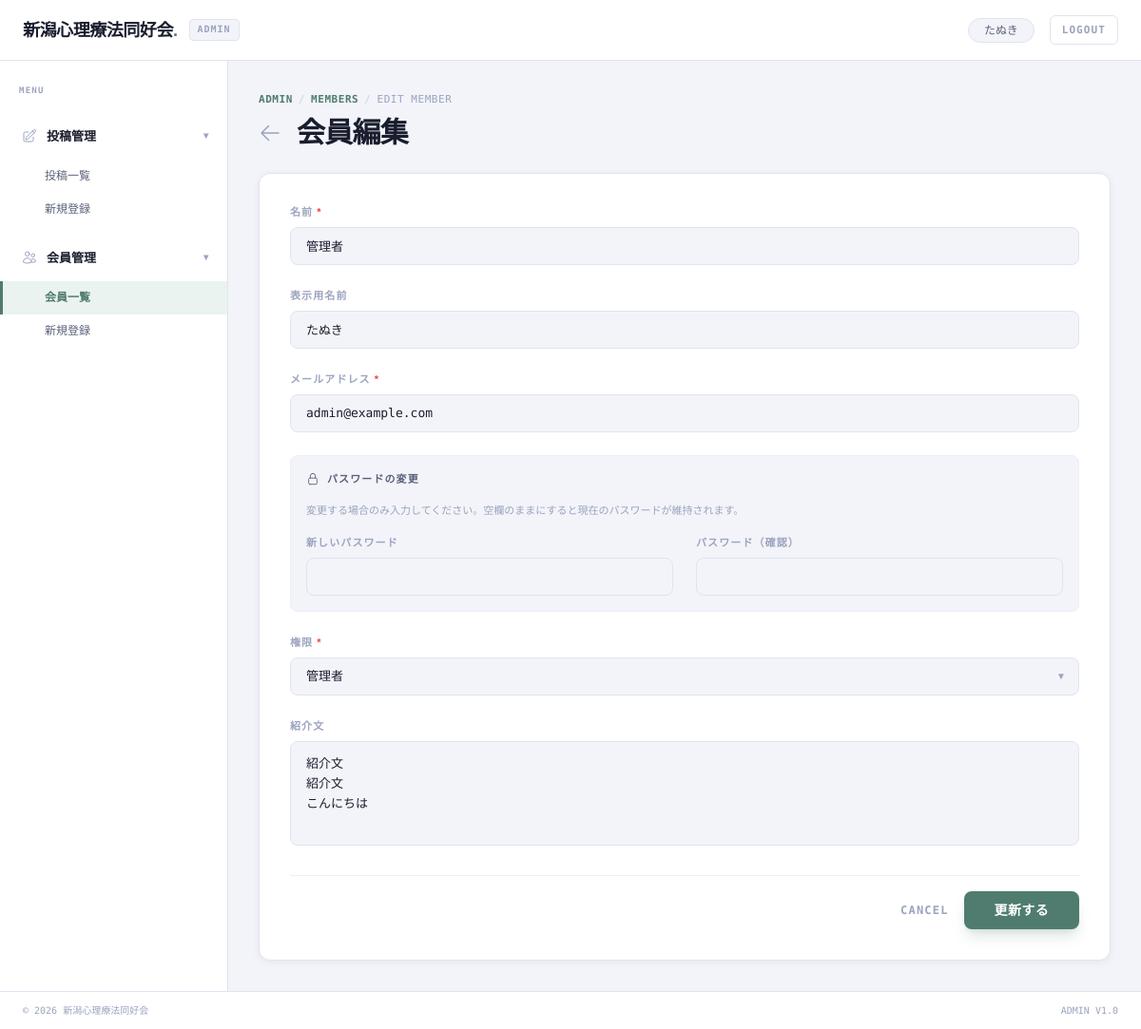
Page /admin/users/1/edit (signed in) on the committed database.
### app/models.py (models this page shows, shortened)
class User(db.Model, UserMixin):
    __tablename__ = 'users'
    id = db.Column(db.Integer, primary_key=True, autoincrement=True)
    name = db.Column(db.Text, nullable=False)
    display_name = db.Column(db.Text, nullable=True)
    email = db.Column(db.Text, nullable=False, unique=True)
    password_hash = db.Column(db.Text, nullable=False)
    role = db.Column(db.Text, nullable=False, default='member')
    profile = db.Column(db.Text)
    created_at = db.Column(db.DateTime, default=datetime.utcnow)
    updated_at = db.Column(db.DateTime, default=datetime.utcnow, onupdate=datetime.utcnow)
    posts = db.relationship('Post', backref='author', lazy=True)
    comments = db.relationship('Comment', backref='user', lazy=True)
    @property
    def display_name_or_name(self):
        if self.display_name and self.display_name.strip():
            return self.display_name.strip()
        return self.name

### app/blueprints/admin/routes.py (the view, shortened to what this page needs)
@admin_bp.route('/users/<int:id>/edit', methods=['GET', 'POST'])
@login_required
def admin_user_edit(id):
    user = User.query.get_or_404(id)
    return render_template('admin/admin_user_edit.html', user=user, active_menu='user_list')

### app/__init__.py (called while the page is built)
def create_app():
    app = Flask(__name__)
    from config import Config
    app.config.from_object(Config)
    db.init_app(app)
    login_manager = LoginManager()
    login_manager.login_view = 'auth.login'
    login_manager.init_app(app)
    @login_manager.user_loader
    def load_user(user_id):
        return User.query.get(int(user_id))
    from app.blueprints.main import main_bp
    app.register_blueprint(main_bp)
    from app.blueprints.auth import auth_bp
    app.register_blueprint(auth_bp, url_prefix='/auth')
    from app.blueprints.admin import admin_bp
    app.register_blueprint(admin_bp, url_prefix='/admin')
    @app.route('/blog/detail')
    def blog_detail():
        return render_template('blog_detail.html')
    return app

### app/blueprints/admin/templates/admin/admin_user_edit.html (shortened to what this page needs)
{% extends "admin/admin_base.html" %}
{% set active_menu = 'user_list' %}
{% block main_content %}
<div class="flex flex-col gap-2">
    <div class="flex items-center gap-1.5 text-[11px] font-mono-dm text-custom-text-muted uppercase tracking-wider">
        <span class="text-custom-accent font-bold">Admin</span>
        <span class="opacity-40">/</span>
        <span class="text-custom-accent font-bold">Members</span>
        <span class="opacity-40">/</span>
        <span>Edit Member</span>
    </div>
    <div class="flex items-center gap-4">
        <a href="{{ url_for('admin.admin_users') }}"
            class="text-custom-text-muted hover:text-custom-accent transition-colors">
            <svg xmlns="http://www.w3.org/2000/svg" fill="none" viewBox="0 0 24 24" stroke-width="1.5"
                stroke="currentColor" class="w-6 h-6">
                <path stroke-linecap="round" stroke-linejoin="round" d="M10.5 19.5 3 12m0 0 7.5-7.5M3 12h18" />
            </svg>
        </a>
        <h1 class="text-2xl md:text-3xl font-header-sans font-bold text-custom-text-primary tracking-tight">会員編集</h1>
    </div>
</div>
<div class="bg-white border border-custom-border rounded-custom shadow-custom-sm overflow-hidden">
    <form action="{{ url_for('admin.admin_user_edit', id=user.id) }}" method="POST"
        class="p-6 md:p-8 flex flex-col gap-6">
        <div>
            <label for="name" class="label-admin">名前 <span class="text-red-500">*</span></label>
            <input type="text" id="name" name="name" value="{{ values.name if values else user.name }}"
                placeholder="例：山田 花子" class="input-admin {{ 'border-red-500' if errors and errors.name else '' }}"
                required>
        </div>
        <div>
            <label for="display_name" class="label-admin">表示用名前</label>
            <input type="text" id="display_name" name="display_name" value="{{ values.display_name if values else user.display_name or '' }}"
                placeholder="記事・ブログで表示する名前（未入力の場合は名前を使用）" class="input-admin">
        </div>
        <div>
            <label for="email" class="label-admin">メールアドレス <span class="text-red-500">*</span></label>
            <input type="email" id="email" name="email" value="{{ values.email if values else user.email }}"
                placeholder="example@niigata-psy.jp"
                class="input-admin {{ 'border-red-500' if errors and errors.email else '' }}" required>
        </div>
        <div class="bg-custom-surface-2 p-4 rounded-lg flex flex-col gap-4 border border-custom-border-light">
            <div
                class="text-[11px] font-bold text-custom-text-secondary uppercase tracking-widest flex items-center gap-2">
                パスワードの変更
            </div>
            <p class="text-[11px] text-custom-text-muted mt-minus-1">変更する場合のみ入力してください。空欄のままにすると現在のパスワードが維持されます。</p>
            <div class="grid grid-cols-1 md:grid-cols-2 gap-6">
                <div>
                    <label for="password" class="label-admin">新しいパスワード</label>
                    <input type="password" id="password" name="password"
                        class="input-admin {{ 'border-red-500' if errors and errors.password else '' }}">
                </div>
                <div>
                    <label for="password_confirm" class="label-admin">パスワード（確認）</label>
                    <input type="password" id="password_confirm" name="password_confirm"
                        class="input-admin {{ 'border-red-500' if errors and errors.password_confirm else '' }}">
                </div>
            </div>
        </div>
        <div>
            <label for="role" class="label-admin">権限 <span class="text-red-500">*</span></label>
            <div class="relative">
                <select id="role" name="role" class="input-admin appearance-none cursor-pointer pr-10">
                    {% set current_role = values.role if values else user.role %}
                    <option value="admin" {{ 'selected' if current_role=='admin' }}>管理者</option>
                </select>
                <span
                    class="absolute right-3.5 top-1/2 -translate-y-1/2 text-[10px] text-custom-text-muted pointer-events-none">▼</span>
            </div>
        </div>
        <div>
            <label for="bio" class="label-admin">紹介文</label>
            <textarea id="bio" name="bio" rows="4" placeholder="会員プロフィールに表示される紹介文を入力してください。"
                class="input-admin h-auto py-3 resize-none">{{ values.bio if values else user.profile }}</textarea>
        </div>
        <div class="flex items-center justify-end gap-4 pt-4 border-t border-custom-border-light">
            <a href="{{ url_for('admin.admin_users') }}"
                class="text-xs font-bold text-custom-text-muted hover:text-custom-text-secondary transition-colors uppercase tracking-widest font-mono-dm">Cancel</a>
            <button type="submit" class="btn-admin-primary px-8 py-2.5 text-sm">
                更新する
            </button>
        </div>
    </form>
</div>
{% endblock %}

### app/blueprints/admin/templates/admin/admin_base.html (shortened to what this page needs)
<!DOCTYPE html>
<html lang="ja">
<head>
    <script src="https://cdn.tailwindcss.com"></script>
</head>
<body>
    <div class="grid grid-rows-[64px_1fr] md:grid-cols-[240px_1fr] min-h-screen relative w-full overflow-x-hidden">
        <header
            class="col-span-1 md:col-span-2 bg-white border-b border-custom-border flex items-center px-4 md:px-6 sticky top-0 z-50">
            <div class="font-header-sans font-bold text-lg text-custom-text-primary tracking-tight">
                新潟心理療法同好会<span class="text-custom-accent">.</span>
            </div>
            <div
                class="ml-2 md:ml-3 px-2 py-0.5 bg-custom-surface-2 border border-custom-border rounded text-[10px] font-bold text-custom-text-muted font-mono-dm uppercase tracking-widest">
                Admin
            </div>
            <div class="ml-auto flex items-center gap-2 md:gap-4">
                <div
                    class="hidden sm:flex items-center px-4 py-1 bg-custom-surface-2 border border-custom-border rounded-full">
                    <span class="text-xs font-medium text-custom-text-secondary">{{ current_user.display_name_or_name }}</span>
                </div>
                <a href="{{ url_for('auth.logout') }}"
                    class="text-[10px] md:text-[11px] font-mono-dm text-custom-text-muted border border-custom-border px-2.5 md:px-3 py-1.5 rounded-md bg-white hover:bg-custom-surface-2 transition-colors uppercase tracking-widest font-bold">
                    Logout
                </a>
            </div>
        </header>
        <aside id="sidebar"
            class="fixed md:static inset-y-0 left-0 w-[240px] bg-white border-r border-custom-border py-6 flex flex-col gap-1 overflow-y-auto z-50 -translate-x-full md:translate-x-0 transition-transform duration-300 ease-in-out shadow-custom md:shadow-none">
            <div class="px-5 mb-2 text-[9px] font-bold text-custom-text-muted uppercase tracking-[0.14em] font-mono-dm">
                Menu</div>
            <div
                class="sidebar-item font-semibold text-custom-text-primary flex justify-between items-center group mt-2">
                <div class="flex items-center gap-2.5">
                    <span class="text-custom-text-muted group-hover:text-custom-accent transition-colors">
                    </span>
                    <span>投稿管理</span>
                </div>
                <span
                    class="text-[10px] text-custom-text-muted group-hover:text-custom-text-primary transition-colors">▾</span>
            </div>
            <div class="flex flex-col">
                <a href="{{ url_for('admin.post_list') }}"
                    class="sidebar-sub-item {% if active_menu == 'post_list' %}active{% endif %}">投稿一覧</a>
                <a href="{{ url_for('admin.create_post') }}"
                    class="sidebar-sub-item {% if active_menu == 'post_new' %}active{% endif %}">新規登録</a>
            </div>
            <div
                class="sidebar-item font-semibold text-custom-text-primary flex justify-between items-center group mt-2">
                <div class="flex items-center gap-2.5">
                    <span class="text-custom-text-muted group-hover:text-custom-accent transition-colors">
                    </span>
                    <span>会員管理</span>
                </div>
                <span
                    class="text-[10px] text-custom-text-muted group-hover:text-custom-text-primary transition-colors">▾</span>
            </div>
            <div class="flex flex-col">
                <a href="{{ url_for('admin.admin_users') }}"
                    class="sidebar-sub-item {% if active_menu == 'user_list' %}active{% endif %}">会員一覧</a>
                <a href="{{ url_for('admin.admin_user_new') }}"
                    class="sidebar-sub-item {% if active_menu == 'user_new' %}active{% endif %}">新規登録</a>
            </div>
        </aside>
        <main class="p-4 md:p-8 flex flex-col gap-6 min-w-0">
            {% block main_content %}{% endblock %}
        </main>
        <footer
            class="md:col-span-2 h-10 bg-white border-t border-custom-border flex items-center justify-between px-6 text-[10px] text-custom-text-muted font-mono-dm shrink-0 sticky bottom-0 z-50">
            <span>© 2026 新潟心理療法同好会</span>
            <div class="hidden sm:flex gap-4">
                <span>ADMIN V1.0</span>
            </div>
        </footer>
    </div>
</body>
</html>

### rows in the picture
User: display_name_or_name "たぬき", name "管理者", display_name "たぬき", email "admin@example.com", bio "紹介文 紹介文 こんにちは"
